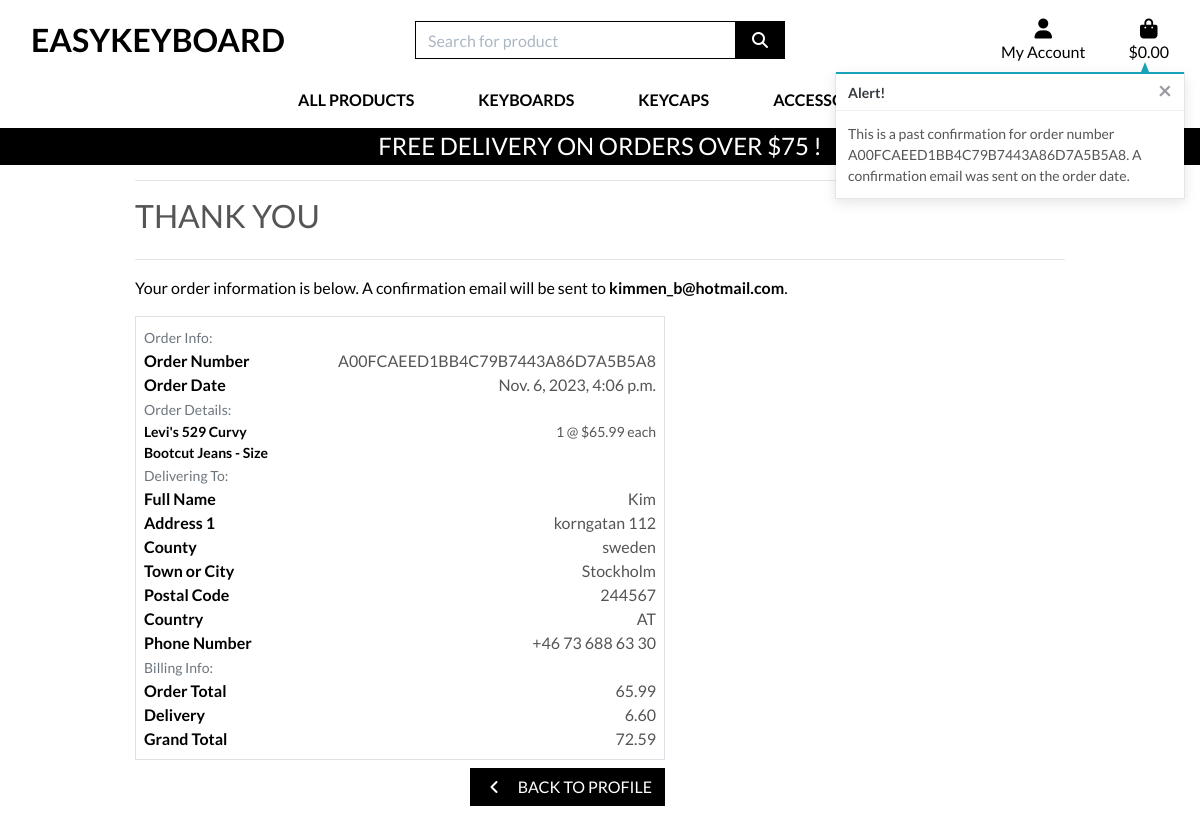
Screenshot of /profiles/order_history/A00FCAEED1BB4C79B7443A86D7A5B5A8 with the database file from the repository.
### checkout/models.py (models this page shows, shortened)
class Order(models.Model):
    order_number = models.CharField(max_length=32, null=False, editable=False)
    user_profile = models.ForeignKey(UserProfile, on_delete=models.SET_NULL, null=True,
                                     blank=True, related_name='orders')
    full_name = models.CharField(max_length=50, null=False, blank=False)
    email = models.EmailField(max_length=254, null=False, blank=False)
    phone_number = models.CharField(max_length=20, null=False, blank=False)
    country = CountryField(blank_label='Country *', null=False, blank=False)
    postcode = models.CharField(max_length=20, null=True, blank=True)
    town_or_city = models.CharField(max_length=40, null=False, blank=False)
    street_address1 = models.CharField(max_length=80, null=False, blank=False)
    street_address2 = models.CharField(max_length=80, null=True, blank=True)
    county = models.CharField(max_length=80, null=True, blank=True)
    date = models.DateTimeField(auto_now_add=True)
    delivery_cost = models.DecimalField(max_digits=6, decimal_places=2, null=False, default=0)
    order_total = models.DecimalField(max_digits=10, decimal_places=2, null=False, default=0)
    grand_total = models.DecimalField(max_digits=10, decimal_places=2, null=False, default=0)
    original_bag = models.TextField(null=False, blank=False, default='')
    stripe_pid = models.CharField(max_length=254, null=False, blank=False, default='')

class OrderLineItem(models.Model):
    order = models.ForeignKey(Order, null=False, blank=False, on_delete=models.CASCADE, related_name='lineitems')
    product = models.ForeignKey(Product, null=False, blank=False, on_delete=models.CASCADE)
    product_size = models.CharField(max_length=2, null=True, blank=True) # XS, S, M, L, XL
    quantity = models.IntegerField(null=False, blank=False, default=0)
    lineitem_total = models.DecimalField(max_digits=6, decimal_places=2, null=False, blank=False, editable=False)

### products/models.py (models this page shows, shortened)
class Product(models.Model):
    category = models.ForeignKey('Category', null=True, blank=True, on_delete=models.SET_NULL)
    sku = models.CharField(max_length=254, null=True, blank=True)
    name = models.CharField(max_length=254)
    has_sizes = models.BooleanField(default=False, null=True, blank=True)
    description = models.TextField()
    price = models.DecimalField(max_digits=6, decimal_places=2)
    rating = models.DecimalField(max_digits=6, decimal_places=2, null=True, blank=True)
    image_url = models.URLField(max_length=1024, null=True, blank=True)
    image = models.ImageField(null=True, blank=True)

### profiles/views.py (the view)
# urls.py: path('order_history/<order_number>', views.order_history, name='order_history'),
def order_history(request, order_number):
    order = get_object_or_404(Order, order_number=order_number)
    messages.info(request, (
        f'This is a past confirmation for order number {order_number}. '
        'A confirmation email was sent on the order date.'
    ))
    template = 'checkout/checkout_success.html'
    context = {
        'order': order,
        'from_profile': True,
    }
    return render(request, template, context)

### bag/contexts.py (called while the page is built, shortened)
def bag_contents(request):
    bag_items = []
    total = 0
    product_count = 0
    bag = request.session.get('bag', {})
    if total < settings.FREE_DELIVERY_THRESHOLD:
        delivery = total * Decimal(settings.STANDARD_DELIVERY_PERCENTAGE / 100)
        free_delivery_delta = settings.FREE_DELIVERY_THRESHOLD - total
    else:
        delivery = 0
        free_delivery_delta = 0
    grand_total = delivery + total
    context = {
        'bag_items': bag_items,
        'total': total,
        'product_count': product_count,
        'delivery': delivery,
        'free_delivery_delta': free_delivery_delta,
        'free_delivery_threshold': settings.FREE_DELIVERY_THRESHOLD,
        'grand_total': grand_total,
    }
    return context

### checkout/templates/checkout/checkout_success.html (shortened to what this page needs)
{% extends "base.html" %}
{% load static %}
{% block extra_css %}
    <link rel="stylesheet" href="{% static 'checkout/css/checkout.css' %}">
{% endblock %}
{% block page_header %}
    <div class="container header-container">
    </div>
{% endblock %}
{% block content %}
    <div class="overlay"></div>
    <div class="container">
        <div class="row">
            <div class="col">
                <hr>
                <h2 class="logo-font mb-4">Thank You</h2>
                <hr>
                <p class="text-black">Your order information is below. A confirmation email will be sent to <strong>{{ order.email }}</strong>.</p>
            </div>
        </div>
        <div class="row">
            <div class="col-12 col-lg-7">
                <div class="order-confirmation-wrapper p-2 border">
                    <div class="row">
                        <div class="col">
                            <small class="text-muted">Order Info:</small>
                        </div>
                    </div>
                    <div class="row">
                        <div class="col-12 col-md-4">
                            <p class="mb-0 text-black font-weight-bold">Order Number</p>
                        </div>
                        <div class="col-12 col-md-8 text-md-right">
                            <p class="mb-0">{{ order.order_number }}</p>
                        </div>
                    </div>
                    <div class="row">
                        <div class="col-12 col-md-4">
                            <p class="mb-0 text-black font-weight-bold">Order Date</p>
                        </div>
                        <div class="col-12 col-md-8 text-md-right">
                            <p class="mb-0">{{ order.date }}</p>
                        </div>
                    </div>
                    <div class="row">
                        <div class="col">
                            <small class="text-muted">Order Details:</small>
                        </div>
                    </div>
                    {% for item in order.lineitems.all %}
                    <div class="row">
                        <div class="col-12 col-md-4">
                            <p class="small mb-0 text-black font-weight-bold">
                                {{ item.product.name }}{% if item.product_size %} - Size {{ item.product.size|upper }}{% endif %}
                            </p>
                        </div>
                        <div class="col-12 col-md-8 text-md-right">
                            <p class="small mb-0">{{ item.quantity }} @ ${{ item.product.price }} each</p>
                        </div>
                    </div>
                    {% endfor %}
                    <div class="row">
                        <div class="col">
                            <small class="text-muted">Delivering To:</small>
                        </div>
                    </div>
                    <div class="row">
                        <div class="col-12 col-md-4">
                            <p class="mb-0 text-black font-weight-bold">Full Name</p>
                        </div>
                        <div class="col-12 col-md-8 text-md-right">
                            <p class="mb-0">{{ order.full_name }}</p>
                        </div>
                    </div>
                    <div class="row">
                        <div class="col-12 col-md-4">
                            <p class="mb-0 text-black font-weight-bold">Address 1</p>
                        </div>
                        <div class="col-12 col-md-8 text-md-right">
                            <p class="mb-0">{{ order.street_address1 }}</p>
                        </div>
                    </div>
                    {% if order.county %}
                    <div class="row">
                        <div class="col-12 col-md-4">
                            <p class="mb-0 text-black font-weight-bold">County</p>
                        </div>
                        <div class="col-12 col-md-8 text-md-right">
                            <p class="mb-0">{{ order.county }}</p>
                        </div>
                    </div>
                    {% endif %}
                    <div class="row">
                        <div class="col-12 col-md-4">
                            <p class="mb-0 text-black font-weight-bold">Town or City</p>
                        </div>
                        <div class="col-12 col-md-8 text-md-right">
                            <p class="mb-0">{{ order.town_or_city }}</p>
                        </div>
                    </div>
                    {% if order.postcode %}
                    <div class="row">
                        <div class="col-12 col-md-4">
                            <p class="mb-0 text-black font-weight-bold">Postal Code</p>
                        </div>
                        <div class="col-12 col-md-8 text-md-right">
                            <p class="mb-0">{{ order.postcode }}</p>
                        </div>
                    </div>
                    {% endif %}
                    <div class="row">
                        <div class="col-12 col-md-4">
                            <p class="mb-0 text-black font-weight-bold">Country</p>
                        </div>
                        <div class="col-12 col-md-8 text-md-right">
                            <p class="mb-0">{{ order.country }}</p>
                        </div>
                    </div>
                    <div class="row">
                        <div class="col-12 col-md-4">
                            <p class="mb-0 text-black font-weight-bold">Phone Number</p>
                        </div>
                        <div class="col-12 col-md-8 text-md-right">
                            <p class="mb-0">{{ order.phone_number }}</p>
                        </div>
                    </div>
                    <div class="row">
                        <div class="col">
                            <small class="text-muted">Billing Info:</small>
                        </div>
                    </div>
                    <div class="row">
                        <div class="col-12 col-md-4">
                            <p class="mb-0 text-black font-weight-bold">Order Total</p>
                        </div>
                        <div class="col-12 col-md-8 text-md-right">
                            <p class="mb-0">{{ order.order_total }}</p>
                        </div>
                    </div>
                    <div class="row">
                        <div class="col-12 col-md-4">
                            <p class="mb-0 text-black font-weight-bold">Delivery</p>
                        </div>
                        <div class="col-12 col-md-8 text-md-right">
                            <p class="mb-0">{{ order.delivery_cost }}</p>
                        </div>
                    </div>
                    <div class="row">
                        <div class="col-12 col-md-4">
                            <p class="mb-0 text-black font-weight-bold">Grand Total</p>
                        </div>
                        <div class="col-12 col-md-8 text-md-right">
                            <p class="mb-0">{{ order.grand_total }}</p>
                        </div>
                    </div>
                </div>
            </div>
        </div>
        <div class="row">
			<div class="col-12 col-lg-7 text-right">
                {% if from_profile %}
                    <a href="{% url 'profile' %}" class="btn btn-black rounded-0 my-2">
                        <span class="icon mr-2">
                            <i class="fas fa-angle-left"></i>
                        </span>
                        <span class="text-uppercase">Back to Profile</span>
                    </a>
                {% endif %}
			</div>
		</div>
    </div>
{% endblock %}

### static/css/base.css (style rules this page uses)
html { height: 100%; }
body { background: url('/media/homepage_background_cropped.jpg') no-repeat center center fixed; background-size: cover; height: calc(100vh - 164px); color: #555; font-family: 'Lato'; }
.icon { align-items: center; display: inline-flex; justify-content: center; height: 1.5rem; width: 1.5rem; }
.logo-font { text-transform: uppercase; }
.btn-black { background: black; color: white; }
.text-black { color: #000 !important; }
.overlay { height: 100%; width: 100%; top: 0; left: 0; position: fixed; background: white; z-index: -1; }
@media (min-width: 1200px) { .container { max-width: 80%; } }
@media (min-width: 992px) { .header-container { padding-top: 164px; } }

### rows the page displays
Order: email "kimmen_b@hotmail.com", order_number "A00FCAEED1BB4C79B7443A86D7A5B5A8", date "Nov. 6, 2023, 4:06 p.m.", full_name "Kim", street_address1 "korngatan 112", county "sweden", town_or_city "Stockholm", postcode "244567", country "AT", phone_number "+46 73 688 63 30", order_total "65.99", delivery_cost "6.60", grand_total "72.59"
OrderLineItem: product.name "Levi's 529 Curvy Bootcut Jeans", quantity "1", product.price "65.99"

### other values shown
{{ free_delivery_threshold }} "75"
{{ message }} "This is a past confirmation for order number A00FCAEED1BB4C79B7443A86D7A5B5A8. A confirmation email was sent on the order date."
